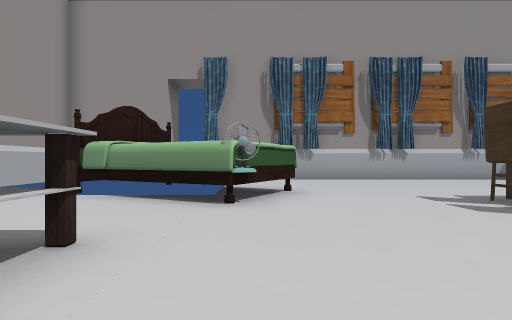
view 1 (above)

12 first-person views from a walk through a scene from a Unity 3-D project. The camera is 1.2 m above the floor, looks level and sees 75° across. The floor is counted in squares, 2 m on a side. Each view is taken from the middle of a square. On the plan, view 1 faces up. The plan holds only what a view shows up to about 10 squares ahead; the rest is blank. The place goes on beyond the plan.

view 2
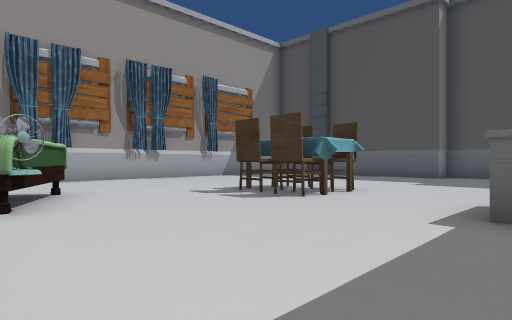

view 3
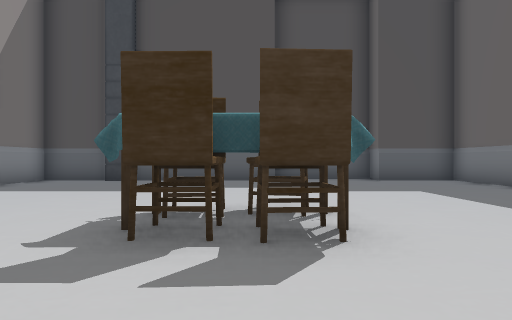

view 4
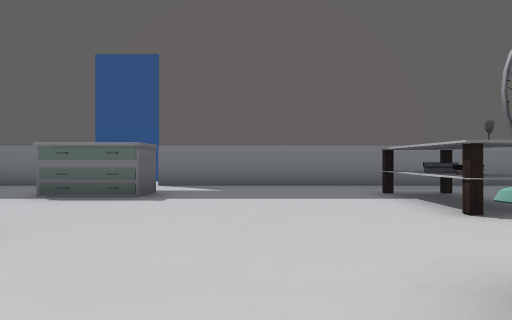

view 5
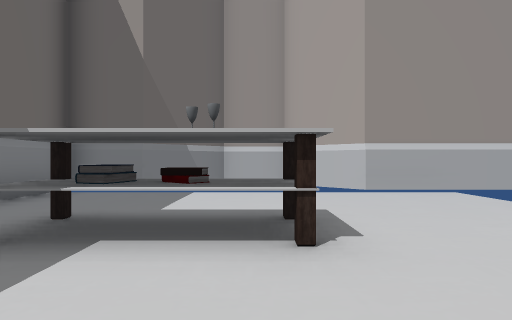

view 6
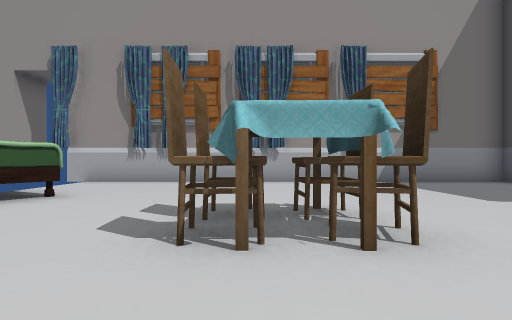

view 7
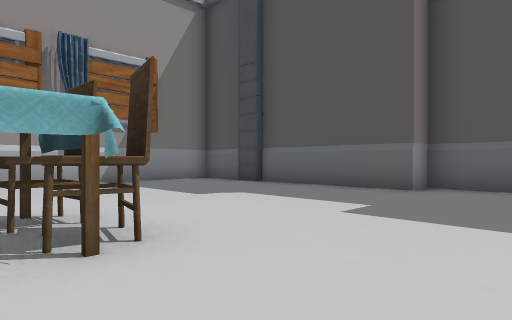

view 8
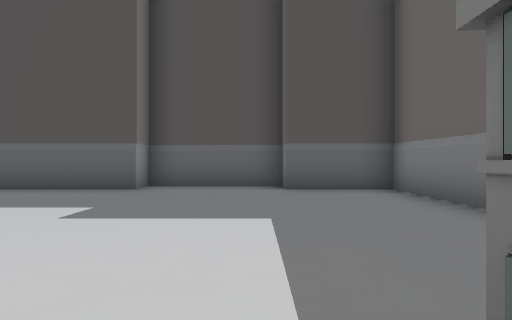

view 9
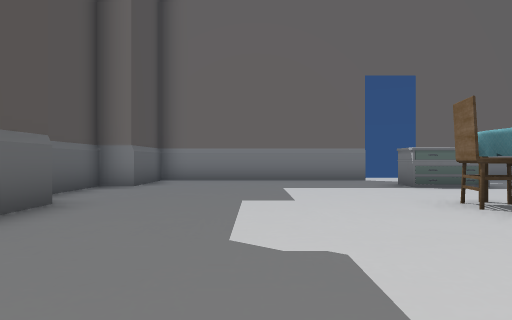

view 10
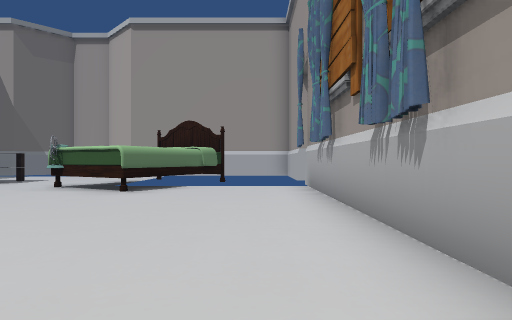

view 11
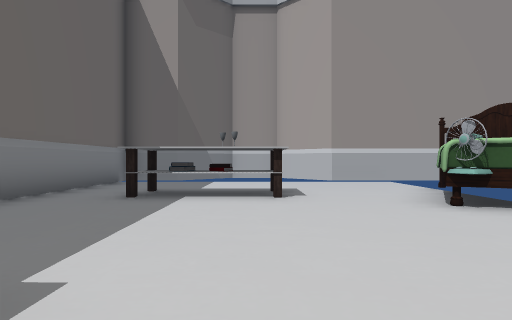

view 12
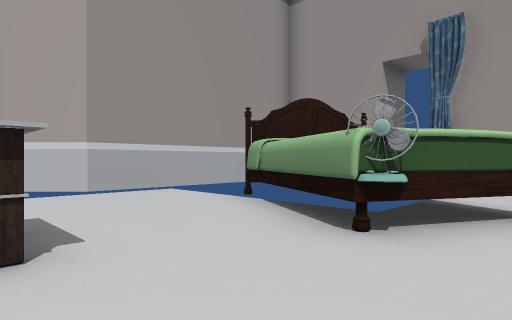

### Floor plan
Key: @ floor where view 1 was taken; # wall or solid block; x gap in a wall; . floor; T thing the floor can be seen under or through; F fan; A table; O other object.
Columns run from 6 left of view 1 to 12 right of it. Each row starts with its distance up from view 1.
 11       ############
 10      x.##.##.....#
  9       ...........#
  8      #...........#
  7     #TT..........#
  6 #  ## T..........#
  5 #....TF...AA.....#
  4 #.........AA.....#
  3 #.........AA.....##
  2  ...A.............#
  1  ...A.............#
  0 #...A.@..OO......##
 -1 #................#
 -2 ##########.#######

Positions as (right, up) in squares from view 1, and headings:
1: (0, 0), facing up
2: (-1, 0), facing up-right
3: (1, 4), facing right
4: (1, 6), facing down
5: (1, 2), facing left
6: (4, 1), facing up
7: (4, 1), facing up-right
8: (4, 1), facing right
9: (8, 8), facing down
10: (7, 9), facing left
11: (4, 2), facing left
12: (1, 2), facing up-left
